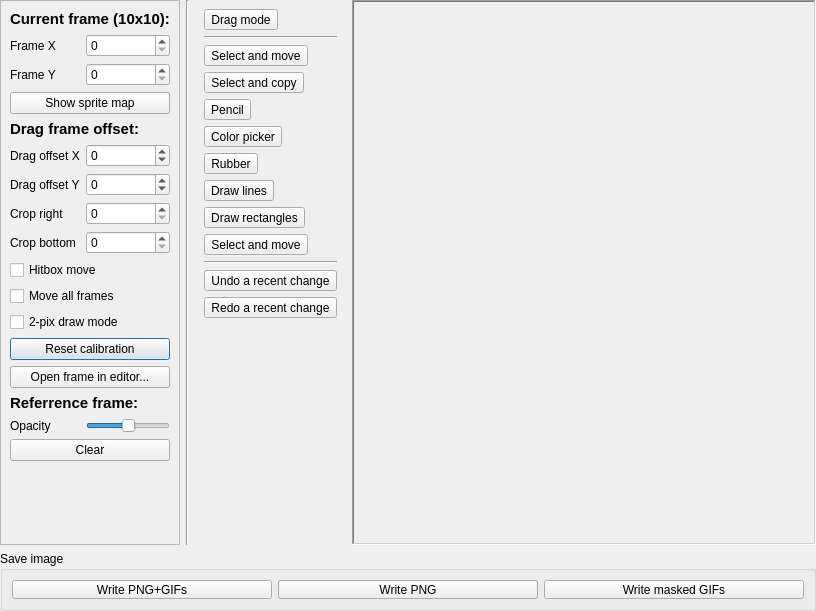
<?xml version="1.0" encoding="UTF-8"?>
<ui version="4.0">
 <class>ImageCalibrator</class>
 <widget class="QDialog" name="ImageCalibrator">
  <property name="geometry">
   <rect>
    <x>0</x>
    <y>0</y>
    <width>816</width>
    <height>611</height>
   </rect>
  </property>
  <property name="minimumSize">
   <size>
    <width>463</width>
    <height>485</height>
   </size>
  </property>
  <property name="focusPolicy">
   <enum>Qt::ClickFocus</enum>
  </property>
  <property name="windowTitle">
   <string>Sprite editor</string>
  </property>
  <property name="windowIcon">
   <iconset resource="../_resources/images.qrc">
    <normaloff>:/images/Icon16.png</normaloff>:/images/Icon16.png</iconset>
  </property>
  <layout class="QGridLayout" name="calibratorLayout" columnstretch="0,0,0,1000">
   <property name="leftMargin">
    <number>0</number>
   </property>
   <property name="topMargin">
    <number>0</number>
   </property>
   <property name="rightMargin">
    <number>0</number>
   </property>
   <property name="bottomMargin">
    <number>0</number>
   </property>
   <item row="0" column="3">
    <widget class="FrameTuneScene" name="preview">
     <property name="frameShape">
      <enum>QFrame::WinPanel</enum>
     </property>
     <property name="frameShadow">
      <enum>QFrame::Sunken</enum>
     </property>
    </widget>
   </item>
   <item row="0" column="2">
    <widget class="QFrame" name="toolBox">
     <property name="frameShape">
      <enum>QFrame::NoFrame</enum>
     </property>
     <property name="frameShadow">
      <enum>QFrame::Plain</enum>
     </property>
     <layout class="QVBoxLayout" name="toolboxLayout">
      <item>
       <widget class="QToolButton" name="toolDrag">
        <property name="toolTip">
         <string>Drag the frame through entire sprite</string>
        </property>
        <property name="text">
         <string>Drag mode</string>
        </property>
        <property name="icon">
         <iconset resource="../_resources/images.qrc">
          <normaloff>:/edit/edit_move.png</normaloff>:/edit/edit_move.png</iconset>
        </property>
        <property name="checkable">
         <bool>true</bool>
        </property>
       </widget>
      </item>
      <item>
       <widget class="Line" name="line_3">
        <property name="orientation">
         <enum>Qt::Horizontal</enum>
        </property>
       </widget>
      </item>
      <item>
       <widget class="QToolButton" name="toolSelect">
        <property name="toolTip">
         <string>Select fragment and cut it, move it into necessary place and double-click to paste</string>
        </property>
        <property name="text">
         <string>Select and move</string>
        </property>
        <property name="icon">
         <iconset resource="../_resources/images.qrc">
          <normaloff>:/edit/edit_select.png</normaloff>:/edit/edit_select.png</iconset>
        </property>
        <property name="checkable">
         <bool>true</bool>
        </property>
       </widget>
      </item>
      <item>
       <widget class="QToolButton" name="toolSelectCopy">
        <property name="toolTip">
         <string>Select fragment and copy it, move it into necessary place and double-click to paste</string>
        </property>
        <property name="text">
         <string>Select and copy</string>
        </property>
        <property name="icon">
         <iconset resource="../_resources/images.qrc">
          <normaloff>:/edit/edit_select_copy.png</normaloff>:/edit/edit_select_copy.png</iconset>
        </property>
        <property name="checkable">
         <bool>true</bool>
        </property>
       </widget>
      </item>
      <item>
       <widget class="QToolButton" name="toolPencil">
        <property name="toolTip">
         <string>Pencil to draw</string>
        </property>
        <property name="text">
         <string>Pencil</string>
        </property>
        <property name="icon">
         <iconset resource="../_resources/images.qrc">
          <normaloff>:/edit/edit_pencil.png</normaloff>:/edit/edit_pencil.png</iconset>
        </property>
        <property name="checkable">
         <bool>true</bool>
        </property>
       </widget>
      </item>
      <item>
       <widget class="QToolButton" name="toolPicker">
        <property name="toolTip">
         <string>Pick a color</string>
        </property>
        <property name="text">
         <string>Color picker</string>
        </property>
        <property name="icon">
         <iconset resource="../_resources/images.qrc">
          <normaloff>:/edit/edit_pick.png</normaloff>:/edit/edit_pick.png</iconset>
        </property>
        <property name="checkable">
         <bool>true</bool>
        </property>
       </widget>
      </item>
      <item>
       <widget class="QToolButton" name="toolRubber">
        <property name="toolTip">
         <string>Rubber</string>
        </property>
        <property name="text">
         <string>Rubber</string>
        </property>
        <property name="icon">
         <iconset resource="../_resources/images.qrc">
          <normaloff>:/edit/edit_rubber.png</normaloff>:/edit/edit_rubber.png</iconset>
        </property>
        <property name="checkable">
         <bool>true</bool>
        </property>
       </widget>
      </item>
      <item>
       <widget class="QToolButton" name="toolLine">
        <property name="toolTip">
         <string>Draw a line</string>
        </property>
        <property name="text">
         <string>Draw lines</string>
        </property>
        <property name="icon">
         <iconset resource="../_resources/images.qrc">
          <normaloff>:/edit/edit_line.png</normaloff>:/edit/edit_line.png</iconset>
        </property>
        <property name="checkable">
         <bool>true</bool>
        </property>
       </widget>
      </item>
      <item>
       <widget class="QToolButton" name="toolRects">
        <property name="toolTip">
         <string>Draw a rectangle</string>
        </property>
        <property name="text">
         <string>Draw rectangles</string>
        </property>
        <property name="icon">
         <iconset resource="../_resources/images.qrc">
          <normaloff>:/edit/edit_rect.png</normaloff>:/edit/edit_rect.png</iconset>
        </property>
        <property name="checkable">
         <bool>true</bool>
        </property>
       </widget>
      </item>
      <item>
       <widget class="QToolButton" name="toolQuickActions">
        <property name="toolTip">
         <string>Perform one of actions on a current frame or the whole sprite</string>
        </property>
        <property name="text">
         <string>Select and move</string>
        </property>
        <property name="icon">
         <iconset resource="../_resources/images.qrc">
          <normaloff>:/edit/quick_actions.png</normaloff>:/edit/quick_actions.png</iconset>
        </property>
        <property name="checkable">
         <bool>true</bool>
        </property>
        <property name="popupMode">
         <enum>QToolButton::InstantPopup</enum>
        </property>
       </widget>
      </item>
      <item>
       <widget class="Line" name="line_2">
        <property name="orientation">
         <enum>Qt::Horizontal</enum>
        </property>
       </widget>
      </item>
      <item>
       <widget class="QToolButton" name="toolUndo">
        <property name="toolTip">
         <string>Undo a recent change</string>
        </property>
        <property name="text">
         <string>Undo a recent change</string>
        </property>
        <property name="icon">
         <iconset resource="../_resources/images.qrc">
          <normaloff>:/edit/edit_undo.png</normaloff>:/edit/edit_undo.png</iconset>
        </property>
        <property name="checkable">
         <bool>false</bool>
        </property>
       </widget>
      </item>
      <item>
       <widget class="QToolButton" name="toolRedo">
        <property name="toolTip">
         <string>Redo a recent change</string>
        </property>
        <property name="text">
         <string>Redo a recent change</string>
        </property>
        <property name="icon">
         <iconset resource="../_resources/images.qrc">
          <normaloff>:/edit/edit_redo.png</normaloff>:/edit/edit_redo.png</iconset>
        </property>
        <property name="checkable">
         <bool>false</bool>
        </property>
       </widget>
      </item>
      <item>
       <spacer name="verticalSpacer_2">
        <property name="orientation">
         <enum>Qt::Vertical</enum>
        </property>
        <property name="sizeHint" stdset="0">
         <size>
          <width>20</width>
          <height>479</height>
         </size>
        </property>
       </spacer>
      </item>
     </layout>
    </widget>
   </item>
   <item row="0" column="0">
    <widget class="QFrame" name="frame">
     <property name="frameShape">
      <enum>QFrame::StyledPanel</enum>
     </property>
     <property name="frameShadow">
      <enum>QFrame::Raised</enum>
     </property>
     <layout class="QGridLayout" name="frameSetupLayout">
      <item row="7" column="1">
       <widget class="QSpinBox" name="CropW">
        <property name="enabled">
         <bool>true</bool>
        </property>
        <property name="minimum">
         <number>0</number>
        </property>
        <property name="maximum">
         <number>100</number>
        </property>
       </widget>
      </item>
      <item row="17" column="0" colspan="2">
       <spacer name="verticalSpacer">
        <property name="orientation">
         <enum>Qt::Vertical</enum>
        </property>
        <property name="sizeType">
         <enum>QSizePolicy::MinimumExpanding</enum>
        </property>
        <property name="sizeHint" stdset="0">
         <size>
          <width>0</width>
          <height>0</height>
         </size>
        </property>
       </spacer>
      </item>
      <item row="4" column="0" colspan="2">
       <widget class="QLabel" name="label_8">
        <property name="font">
         <font>
          <pointsize>11</pointsize>
          <bold>true</bold>
         </font>
        </property>
        <property name="text">
         <string>Drag frame offset:</string>
        </property>
       </widget>
      </item>
      <item row="5" column="0">
       <widget class="QLabel" name="label_3">
        <property name="text">
         <string>Drag offset X</string>
        </property>
       </widget>
      </item>
      <item row="6" column="0">
       <widget class="QLabel" name="label_4">
        <property name="text">
         <string>Drag offset Y</string>
        </property>
       </widget>
      </item>
      <item row="15" column="0">
       <widget class="QLabel" name="label_11">
        <property name="text">
         <string>Opacity</string>
        </property>
       </widget>
      </item>
      <item row="12" column="0" colspan="2">
       <widget class="QPushButton" name="Reset">
        <property name="text">
         <string>Reset calibration</string>
        </property>
       </widget>
      </item>
      <item row="1" column="0">
       <widget class="QLabel" name="label_5">
        <property name="text">
         <string>Frame X</string>
        </property>
       </widget>
      </item>
      <item row="14" column="0" colspan="2">
       <widget class="QLabel" name="label_2">
        <property name="font">
         <font>
          <pointsize>11</pointsize>
          <bold>true</bold>
         </font>
        </property>
        <property name="text">
         <string>Referrence frame:</string>
        </property>
       </widget>
      </item>
      <item row="15" column="1">
       <widget class="QSlider" name="refOpacity">
        <property name="maximum">
         <number>100</number>
        </property>
        <property name="value">
         <number>50</number>
        </property>
        <property name="orientation">
         <enum>Qt::Horizontal</enum>
        </property>
       </widget>
      </item>
      <item row="13" column="0" colspan="2">
       <widget class="QPushButton" name="openFrameInEditor">
        <property name="text">
         <string>Open frame in editor...</string>
        </property>
       </widget>
      </item>
      <item row="2" column="1">
       <widget class="QSpinBox" name="FrameY">
        <property name="maximum">
         <number>9</number>
        </property>
       </widget>
      </item>
      <item row="7" column="0">
       <widget class="QLabel" name="label_10">
        <property name="text">
         <string>Crop right</string>
        </property>
       </widget>
      </item>
      <item row="8" column="0">
       <widget class="QLabel" name="label_9">
        <property name="text">
         <string>Crop bottom</string>
        </property>
       </widget>
      </item>
      <item row="5" column="1">
       <widget class="QSpinBox" name="OffsetX">
        <property name="enabled">
         <bool>true</bool>
        </property>
        <property name="minimum">
         <number>-100</number>
        </property>
        <property name="maximum">
         <number>100</number>
        </property>
       </widget>
      </item>
      <item row="9" column="0" colspan="2">
       <widget class="QCheckBox" name="hitboxMove">
        <property name="toolTip">
         <string>When using mouse to move the picture, also move hitbox too. Use this if you want to align the frame without breaking the calibration setup.</string>
        </property>
        <property name="text">
         <string>Hitbox move</string>
        </property>
       </widget>
      </item>
      <item row="2" column="0">
       <widget class="QLabel" name="label_6">
        <property name="text">
         <string>Frame Y</string>
        </property>
       </widget>
      </item>
      <item row="10" column="0" colspan="2">
       <widget class="QCheckBox" name="moveAllFrames">
        <property name="toolTip">
         <string>Move all frames of the sprite synchroniously with current. Use this to simplify the general re-aligning work.</string>
        </property>
        <property name="text">
         <string>Move all frames</string>
        </property>
       </widget>
      </item>
      <item row="0" column="0" colspan="2">
       <widget class="QLabel" name="label_7">
        <property name="font">
         <font>
          <pointsize>11</pointsize>
          <bold>true</bold>
         </font>
        </property>
        <property name="text">
         <string>Current frame (10x10):</string>
        </property>
       </widget>
      </item>
      <item row="16" column="0" colspan="2">
       <widget class="QPushButton" name="refClear">
        <property name="text">
         <string comment="reference frame">Clear</string>
        </property>
       </widget>
      </item>
      <item row="6" column="1">
       <widget class="QSpinBox" name="OffsetY">
        <property name="enabled">
         <bool>true</bool>
        </property>
        <property name="minimum">
         <number>-100</number>
        </property>
        <property name="maximum">
         <number>100</number>
        </property>
       </widget>
      </item>
      <item row="8" column="1">
       <widget class="QSpinBox" name="CropH">
        <property name="enabled">
         <bool>true</bool>
        </property>
        <property name="minimum">
         <number>0</number>
        </property>
        <property name="maximum">
         <number>100</number>
        </property>
       </widget>
      </item>
      <item row="1" column="1">
       <widget class="QSpinBox" name="FrameX">
        <property name="maximum">
         <number>9</number>
        </property>
       </widget>
      </item>
      <item row="3" column="0" colspan="2">
       <widget class="QPushButton" name="Matrix">
        <property name="text">
         <string>Show sprite map</string>
        </property>
        <property name="checkable">
         <bool>true</bool>
        </property>
       </widget>
      </item>
      <item row="11" column="0" colspan="2">
       <widget class="QCheckBox" name="dublPixDrawMode">
        <property name="toolTip">
         <string>Forces any draw operations to be aligned by 2x2 pixel cells.</string>
        </property>
        <property name="text">
         <string>2-pix draw mode</string>
        </property>
       </widget>
      </item>
     </layout>
    </widget>
   </item>
   <item row="3" column="0" colspan="4">
    <widget class="QGroupBox" name="groupBox">
     <property name="minimumSize">
      <size>
       <width>0</width>
       <height>60</height>
      </size>
     </property>
     <property name="title">
      <string>Save image</string>
     </property>
     <layout class="QGridLayout" name="gridLayout">
      <item row="0" column="0">
       <widget class="QPushButton" name="WritePNG_GIF">
        <property name="text">
         <string>Write PNG+GIFs</string>
        </property>
       </widget>
      </item>
      <item row="0" column="1">
       <widget class="QPushButton" name="WritePNG">
        <property name="text">
         <string>Write PNG</string>
        </property>
       </widget>
      </item>
      <item row="0" column="2">
       <widget class="QPushButton" name="WriteGIF">
        <property name="text">
         <string>Write masked GIFs</string>
        </property>
       </widget>
      </item>
     </layout>
    </widget>
   </item>
   <item row="0" column="1">
    <widget class="Line" name="line">
     <property name="orientation">
      <enum>Qt::Vertical</enum>
     </property>
    </widget>
   </item>
  </layout>
 </widget>
 <customwidgets>
  <customwidget>
   <class>FrameTuneScene</class>
   <extends>QFrame</extends>
   <header>main/frame_tune_scene.h</header>
   <container>1</container>
  </customwidget>
 </customwidgets>
 <resources>
  <include location="../_resources/images.qrc"/>
 </resources>
 <connections/>
</ui>
